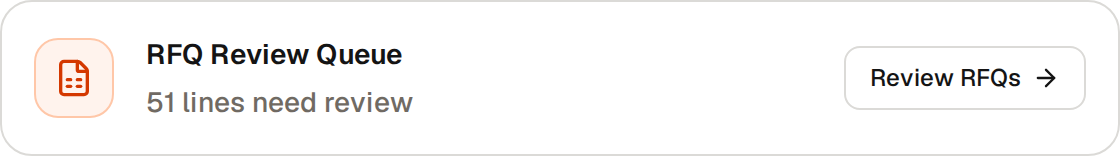
#> input picture docs/design-mapping/screenshots/work-queues/card-rfq-review-desktop.png, 1120 x 156 px
$ python generate_work_queues_contact_sheet.py
#> lines starting #> are read from the running program, lines starting #| are printed output that depends on the picture
#!/usr/bin/env python3
"""
Generate ForgeFlow × Sakani Work Queues Conformance Contact Sheet
"""

import os
import json
from PIL import Image, ImageDraw, ImageFont

BASE_DIR = os.path.dirname(os.path.dirname(os.path.abspath(__file__)))
SCREENSHOTS_DIR = os.path.join(BASE_DIR, "docs/design-mapping/screenshots/work-queues")
OUTPUT_PATH = os.path.join(SCREENSHOTS_DIR, "contact-sheet.png")

def get_font(size, bold=False):
    font_paths = [
        "/usr/share/fonts/truetype/dejavu/DejaVuSans-Bold.ttf" if bold else "/usr/share/fonts/truetype/dejavu/DejaVuSans.ttf",
        "/usr/share/fonts/truetype/liberation/LiberationSans-Bold.ttf" if bold else "/usr/share/fonts/truetype/liberation/LiberationSans-Regular.ttf",
    ]
    for p in font_paths:
        if os.path.exists(p):
            return ImageFont.truetype(p, size)
    return ImageFont.load_default()

def create_contact_sheet():
    os.makedirs(SCREENSHOTS_DIR, exist_ok=True)

    # 1. Load images
    rfq_card = Image.open(os.path.join(SCREENSHOTS_DIR, "card-rfq-review-desktop.png"))
#> rfq_card is the input picture: PIL image 1120x156 RGB; mean R, G, B 248.1, 247, 246.4
    quotes_card = Image.open(os.path.join(SCREENSHOTS_DIR, "card-quotes-desktop.png"))
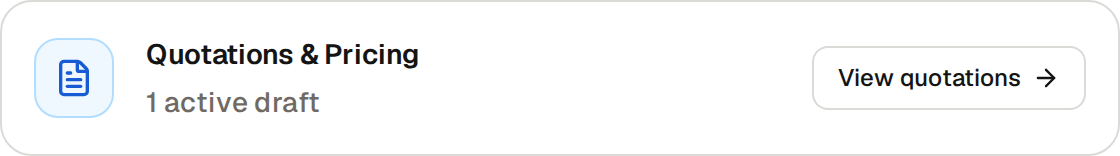
#> input picture docs/design-mapping/screenshots/work-queues/card-quotes-desktop.png, 1120 x 156 px
#> quotes_card is the input picture: PIL image 1120x156 RGB; mean R, G, B 246.9, 247.4, 247.9
    desktop_strip = Image.open(os.path.join(SCREENSHOTS_DIR, "work-queues-strip-desktop-1440x900.png"))
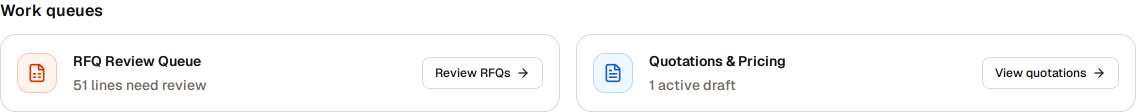
#> input picture docs/design-mapping/screenshots/work-queues/work-queues-strip-desktop-1440x900.png, 2272 x 224 px (shown at 1/2 size)
#> desktop_strip is the input picture: PIL image 2272x224 RGB; mean R, G, B 249, 248.8, 248.8
#> (the run stopped early here; a loop or call above may not have finished)
